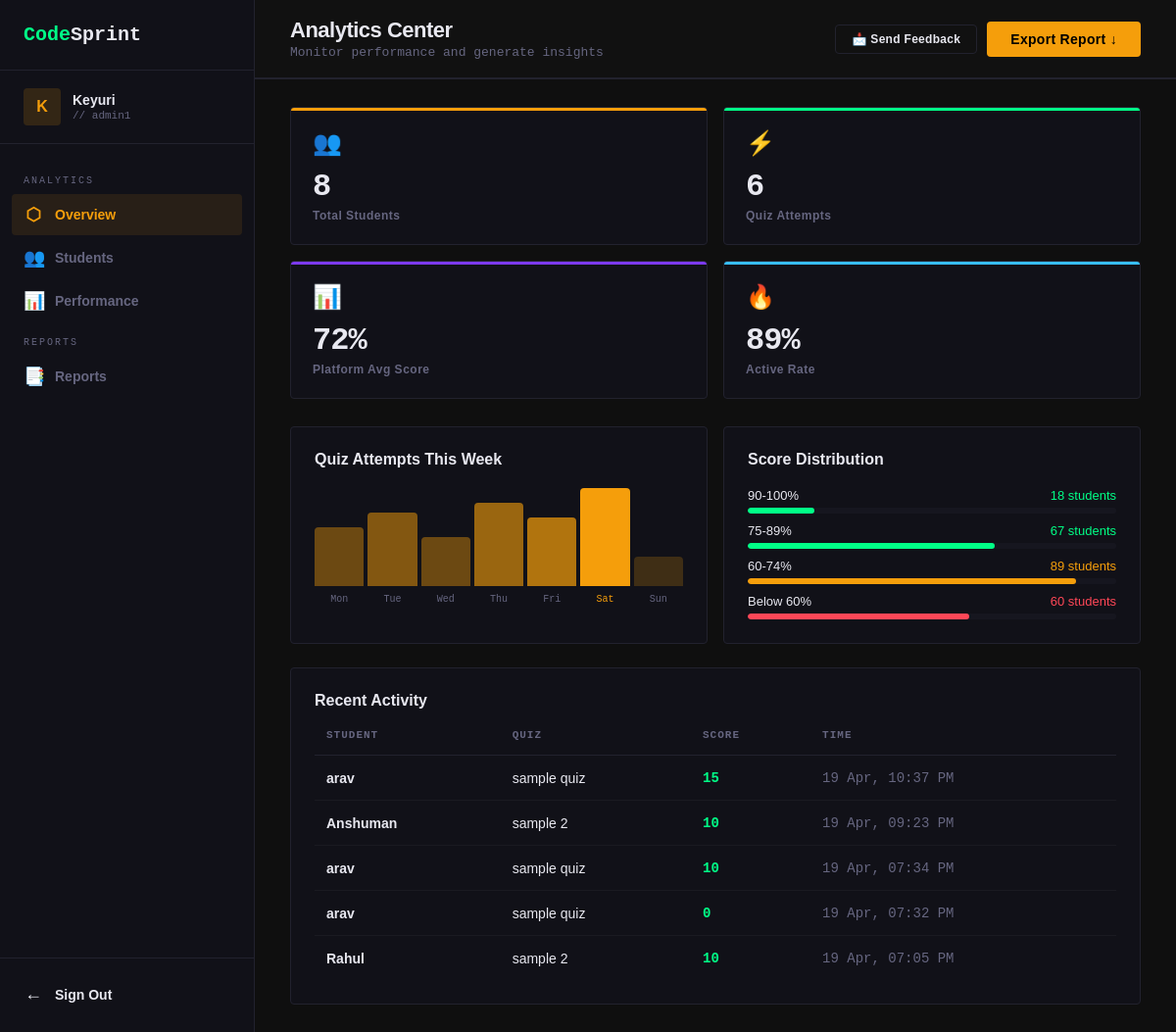
The page /admin2-dashboard.php (signed in) on the database its author committed.
### tables this page shows
CREATE TABLE `quiz_attempts` (
  `attempt_id` int(11) NOT NULL,
  `user_id` int(34) NOT NULL,
  `score` int(43) NOT NULL,
  `quiz_id` int(11) DEFAULT NULL,
  `attempted_at` timestamp NOT NULL DEFAULT current_timestamp()
);

CREATE TABLE `users` (
  `user_id` int(20) NOT NULL,
  `name` varchar(20) NOT NULL,
  `email` varchar(20) NOT NULL,
  `role` varchar(20) NOT NULL,
  `Password` varchar(255) NOT NULL
);

CREATE TABLE `quizes` (
  `quiz_id` int(11) NOT NULL,
  `title` varchar(23) NOT NULL,
  `duration` int(43) NOT NULL,
  `points` int(43) NOT NULL,
  `max_questions` int(44) NOT NULL
);

### admin2-dashboard.php (the view, shortened to what this page needs)
<?php
require_once 'db.php';
$recent_activity_query = "
SELECT u.name AS student_name, q.title AS quiz_title, qa.score, qa.attempted_at
FROM quiz_attempts qa
JOIN users u ON qa.user_id = u.user_id
JOIN quizes q ON qa.quiz_id = q.quiz_id
ORDER BY qa.attempted_at DESC
LIMIT 5";
$recent_stmt = $pdo->query($recent_activity_query);
$total_students = $pdo->query("SELECT COUNT(*) FROM users WHERE role = 'student'")->fetchColumn();
$total_attempts = $pdo->query("SELECT COUNT(*) FROM quiz_attempts")->fetchColumn();
?>
<!DOCTYPE html>
<html lang="en">
<head>
  <link rel="stylesheet" href="styles.css">
  <link rel="stylesheet" href="dashboard.css">
</head>
<body>
<div id="admin2-dashboard" class="page active">
  <div class="dashboard">
    <aside class="sidebar">
      <div class="sidebar-header"><div class="logo sidebar-logo">Code<span>Sprint</span></div></div>
      <div class="sidebar-user">
        <div class="avatar avatar-amber"><?= htmlspecialchars(strtoupper(substr($_SESSION['name'] ?? 'A', 0, 1))) ?></div>
        <div class="user-info"><div class="user-name"><?php echo $_SESSION['name']; ?></div><div class="user-role">// <?php echo $_SESSION['role']; ?></div></div>
      </div>
      <nav class="sidebar-nav">
        <div class="nav-section-label">ANALYTICS</div>
        <div class="nav-item active-amber" onclick="showAdmin2View('a2-overview',this)"><span class="nav-icon">⬡</span> Overview</div>
        <div class="nav-item" onclick="showAdmin2View('a2-students',this)"><span class="nav-icon">👥</span> Students</div>
        <div class="nav-item" onclick="showAdmin2View('a2-performance',this)"><span class="nav-icon">📊</span> Performance</div>
        <div class="nav-section-label">REPORTS</div>
        <div class="nav-item" onclick="showAdmin2View('a2-reports',this)"><span class="nav-icon">📑</span> Reports</div>
      </nav>
      <div class="sidebar-footer"><a class="nav-item" href="logout.php" style="text-decoration:none; color:inherit;"><span class="nav-icon">←</span> Sign Out</a></div>
    </aside>
    <main class="main-content">
      <div class="top-bar">
        <div class="top-bar-left">
          <div class="page-title">Analytics Center</div>
          <div class="page-subtitle">Monitor performance and generate insights</div>
        </div>
        <div class="top-bar-actions">
          <button class="btn btn-outline btn-sm" onclick="openModal('feedback-modal')">📩 Send Feedback</button>
          <button class="btn btn-amber" onclick="showToast('Report exported!','success')">Export Report ↓</button>
        </div>
      </div>
      <div class="content-area">
        <div class="view active" id="view-a2-overview">
          <div class="metrics-grid" style="margin-bottom:28px">
            <div class="metric-card metric-amber"><div class="metric-icon">👥</div><div class="metric-val"><?= number_format($total_students) ?></div><div class="metric-label">Total Students</div></div>
            <div class="metric-card metric-green"><div class="metric-icon">⚡</div><div class="metric-val"><?= number_format($total_attempts) ?></div><div class="metric-label">Quiz Attempts</div></div>
            <div class="metric-card metric-purple"><div class="metric-icon">📊</div><div class="metric-val">72%</div><div class="metric-label">Platform Avg Score</div></div>
            <div class="metric-card metric-info"><div class="metric-icon">🔥</div><div class="metric-val">89%</div><div class="metric-label">Active Rate</div></div>
          </div>
          <div class="grid-2" style="margin-bottom:24px">
            <div class="card">
              <div class="card-title">Quiz Attempts This Week</div>
              <div style="display:flex;gap:4px;align-items:flex-end;height:100px;margin-bottom:8px">
                <div style="flex:1;background:rgba(245,158,11,.4);height:60%;border-radius:4px 4px 0 0"></div>
                <div style="flex:1;background:rgba(245,158,11,.5);height:75%;border-radius:4px 4px 0 0"></div>
                <div style="flex:1;background:rgba(245,158,11,.4);height:50%;border-radius:4px 4px 0 0"></div>
                <div style="flex:1;background:rgba(245,158,11,.6);height:85%;border-radius:4px 4px 0 0"></div>
                <div style="flex:1;background:rgba(245,158,11,.7);height:70%;border-radius:4px 4px 0 0"></div>
                <div style="flex:1;background:var(--accent3);height:100%;border-radius:4px 4px 0 0"></div>
                <div style="flex:1;background:rgba(245,158,11,.2);height:30%;border-radius:4px 4px 0 0"></div>
              </div>
              <div style="display:flex;gap:4px">
                <div style="flex:1;text-align:center;font-size:10px;color:var(--muted);font-family:'JetBrains Mono',monospace">Mon</div>
                <div style="flex:1;text-align:center;font-size:10px;color:var(--muted);font-family:'JetBrains Mono',monospace">Tue</div>
                <div style="flex:1;text-align:center;font-size:10px;color:var(--muted);font-family:'JetBrains Mono',monospace">Wed</div>
                <div style="flex:1;text-align:center;font-size:10px;color:var(--muted);font-family:'JetBrains Mono',monospace">Thu</div>
                <div style="flex:1;text-align:center;font-size:10px;color:var(--muted);font-family:'JetBrains Mono',monospace">Fri</div>
                <div style="flex:1;text-align:center;font-size:10px;color:var(--accent3);font-family:'JetBrains Mono',monospace">Sat</div>
                <div style="flex:1;text-align:center;font-size:10px;color:var(--muted);font-family:'JetBrains Mono',monospace">Sun</div>
              </div>
            </div>
            <div class="card">
              <div class="card-title">Score Distribution</div>
              <div style="display:flex;flex-direction:column;gap:10px">
                <div><div style="display:flex;justify-content:space-between;font-size:13px;margin-bottom:5px"><span>90-100%</span><span style="color:var(--accent)">18 students</span></div><div class="progress-bar"><div class="progress-fill fill-green" style="width:18%"></div></div></div>
                <div><div style="display:flex;justify-content:space-between;font-size:13px;margin-bottom:5px"><span>75-89%</span><span style="color:var(--accent)">67 students</span></div><div class="progress-bar"><div class="progress-fill fill-green" style="width:67%"></div></div></div>
                <div><div style="display:flex;justify-content:space-between;font-size:13px;margin-bottom:5px"><span>60-74%</span><span style="color:var(--accent3)">89 students</span></div><div class="progress-bar"><div class="progress-fill fill-amber" style="width:89%"></div></div></div>
                <div><div style="display:flex;justify-content:space-between;font-size:13px;margin-bottom:5px"><span>Below 60%</span><span style="color:var(--danger)">60 students</span></div><div class="progress-bar"><div class="progress-fill" style="width:60%;background:var(--danger)"></div></div></div>
              </div>
            </div>
          </div>
          <div class="card">
            <div class="card-title">Recent Activity</div>
            <div class="table-wrap"><table><thead><tr><th>Student</th><th>Quiz</th><th>Score</th><th>Time</th></tr></thead><tbody>
<?php while ($row = $recent_stmt->fetch()): ?>
  <tr>
    <td style="font-weight:600"><?= htmlspecialchars($row['student_name']) ?></td>
    <td><?= htmlspecialchars($row['quiz_title']) ?></td>
    <td><span style="color:var(--accent);font-weight:700;font-family:'Space Mono',monospace"><?= htmlspecialchars($row['score']) ?></span></td>
    <td style="color:var(--muted);font-family:'JetBrains Mono',monospace"><?= htmlspecialchars(date("d M, h:i A", strtotime($row['attempted_at']))) ?></td>
  </tr>
<?php endwhile; ?>
            </tbody></table></div>
          </div>
        </div>
      </div>
    </main>
  </div>
</div>
</body>
</html>

### styles.css (style rules this page uses)
:root { --bg: #0a0a0f; --surface: #111118; --surface2: #16161f; --border: #22222e; --accent: #00ff87; --accent2: #7c3aed; --accent3: #f59e0b; --text: #e8e8f0; --muted: #666680; --danger: #ff4757; --info: #38bdf8; }
*, *::before, *::after { margin: 0; padding: 0; box-sizing: border-box; }
html { scroll-behavior: smooth; }
body { background: #0f0f0f; color: var(--text); font-family: Arial, sans-serif; min-height: 100vh; overflow-x: hidden; }
.page { display: none; min-height: 100vh; flex-direction: column; }
.page.active { display: flex; }
.logo { font-family:'Courier New',monospace;font-size:22px;font-weight:700;color:var(--accent);letter-spacing:0px;text-decoration:none; }
.logo span { color:var(--text); }
.btn { padding:10px 24px;border-radius:4px;font-family:Arial,sans-serif;font-size:14px;font-weight:700;cursor:pointer;transition:all .2s;border:none;letter-spacing:.3px; }
.btn-outline { background:transparent;color:var(--text);border:1px solid var(--border); }
.btn-amber { background:var(--accent3);color:#000; }
.btn-sm { padding:7px 16px;font-size:12px; }
.card { background:var(--surface);border:1px solid var(--border);border-radius:4px;padding:24px;margin-bottom:0; }
.card-title { font-size:16px;font-weight:700;margin-bottom:20px;display:flex;align-items:center;justify-content:space-between;gap:12px; }
.table-wrap { overflow-x:auto; }
table { width:100%;border-collapse:collapse; }
th { font-size:11px;font-family:'Courier New',monospace;color:var(--muted);letter-spacing:1px;text-transform:uppercase;padding:0 12px 14px;text-align:left;border-bottom:1px solid var(--border);white-space:nowrap; }
td { padding:14px 12px;font-size:14px;border-bottom:1px solid rgba(255,255,255,.04); }
tr:last-child td { border-bottom:none; }
.progress-bar { height:6px;background:var(--surface2);border-radius:3px;overflow:hidden; }
.progress-fill { height:100%;border-radius:3px;transition:width .5s ease; }
.fill-green { background:var(--accent); }
.fill-amber { background:var(--accent3); }
.metrics-grid { display:grid;grid-template-columns:repeat(4,1fr);gap:16px;margin-bottom:28px; }
.metric-card { background:var(--surface);border:1px solid var(--border);border-radius:4px;padding:22px;position:relative;overflow:hidden; }
.metric-card::before { content:'';position:absolute;top:0;left:0;right:0;height:3px; }
.metric-green::before { background:var(--accent); }
.metric-purple::before { background:var(--accent2); }
.metric-amber::before { background:var(--accent3); }
.metric-info::before { background:var(--info); }
.metric-icon { font-size:24px;margin-bottom:12px; }
.metric-val { font-size:32px;font-weight:800;font-family:'Space Mono',monospace;letter-spacing:-1px;margin-bottom:4px; }
.metric-label { font-size:12px;color:var(--muted);font-weight:600;letter-spacing:.5px; }
.grid-2 { display:grid;grid-template-columns:1fr 1fr;gap:16px; }
@media (max-width:1300px) { .metrics-grid { grid-template-columns:repeat(2,1fr); } }

### rows shown on the page
quiz_attempts: user.name "arav", quiz.title "sample quiz", score "15", attempted_at "19 Apr, 10:37 PM"
quiz_attempts: user.name "Anshuman", quiz.title "sample 2", score "10", attempted_at "19 Apr, 09:23 PM"
quiz_attempts: user.name "arav", quiz.title "sample quiz", score "10", attempted_at "19 Apr, 07:34 PM"
quiz_attempts: user.name "arav", quiz.title "sample quiz", score "0", attempted_at "19 Apr, 07:32 PM"
quiz_attempts: user.name "Rahul", quiz.title "sample 2", score "10", attempted_at "19 Apr, 07:05 PM"

### other values the page prints
substr($_SESSION['name'] ?? 'A', 0, 1) "K"
$_SESSION['name'] "Keyuri"
$_SESSION['role'] "admin1"
$total_students "8"
$total_attempts "6"
